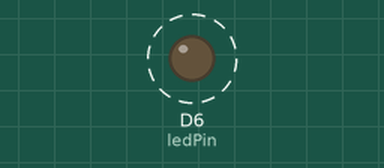
Simulated run of this sketch. Board: ESP8266 (NodeMCU). On the bench: output pins drawn as LEDs (lit = HIGH). Dashed ring = blinking. What the sketch prints to the serial monitor is not drawn.

Above: at 0.5 s.
Timing chart, 0 to 4.6 s (numbered marks = the images above):
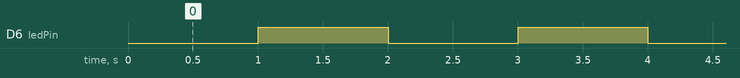

The sketch:

RelayTest.ino
```cpp
/*

*/

// constants won't change. Used here to set a pin number:
const int ledPin = D6;// the number of the LED pin

// Variables will change:
int ledState = LOW;             // ledState used to set the LED

// Generally, you should use "unsigned long" for variables that hold time
// The value will quickly become too large for an int to store
unsigned long previousMillis = 0;        // will store last time LED was updated

// constants won't change:
const long interval = 1000;           // interval at which to blink (milliseconds)

void setup() {
  Serial.begin(115200);
  Serial.println("Serial started");
  pinMode(ledPin, OUTPUT);
}

void loop() {

  unsigned long currentMillis = millis();

  if (currentMillis - previousMillis >= interval) {
    previousMillis = currentMillis;

    if (ledState == LOW) {
      ledState = HIGH;
    } else {
      ledState = LOW;
    }

    Serial.println(ledState);
    digitalWrite(ledPin, ledState);
  }
    //Serial.println("Working");
}
```

Measured:
- by itself, D6 (ledPin): alternates HIGH for 1.0 s and LOW for 1.0 s
